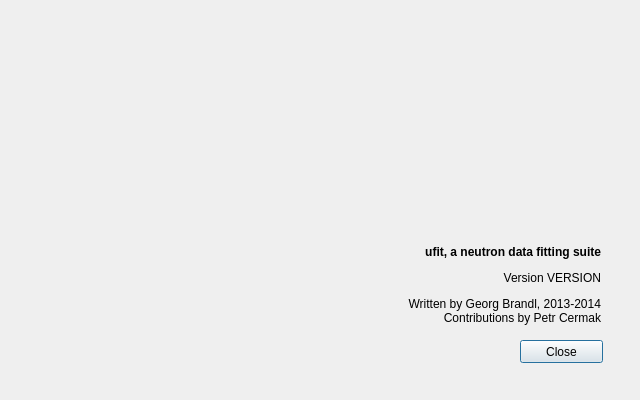
<?xml version="1.0" encoding="UTF-8"?>
<ui version="4.0">
 <class>Dialog</class>
 <widget class="QDialog" name="Dialog">
  <property name="geometry">
   <rect>
    <x>0</x>
    <y>0</y>
    <width>640</width>
    <height>400</height>
   </rect>
  </property>
  <property name="minimumSize">
   <size>
    <width>640</width>
    <height>400</height>
   </size>
  </property>
  <property name="maximumSize">
   <size>
    <width>640</width>
    <height>400</height>
   </size>
  </property>
  <property name="windowTitle">
   <string>Dialog</string>
  </property>
  <widget class="QLabel" name="label">
   <property name="geometry">
    <rect>
     <x>0</x>
     <y>0</y>
     <width>640</width>
     <height>400</height>
    </rect>
   </property>
   <property name="text">
    <string/>
   </property>
   <property name="pixmap">
    <pixmap resource="../../resource/gui.qrc">:/splash.png</pixmap>
   </property>
  </widget>
  <widget class="QPushButton" name="pushButton">
   <property name="geometry">
    <rect>
     <x>520</x>
     <y>340</y>
     <width>83</width>
     <height>23</height>
    </rect>
   </property>
   <property name="text">
    <string>Close</string>
   </property>
  </widget>
  <widget class="QLabel" name="lbl">
   <property name="geometry">
    <rect>
     <x>350</x>
     <y>240</y>
     <width>251</width>
     <height>91</height>
    </rect>
   </property>
   <property name="text">
    <string>&lt;html&gt;&lt;head/&gt;&lt;body&gt;&lt;p&gt;&lt;span style=&quot; font-weight:600;&quot;&gt;ufit, a neutron data fitting suite&lt;/span&gt;&lt;/p&gt;&lt;p&gt;Version VERSION&lt;/p&gt;&lt;p&gt;Written by Georg Brandl, 2013-2014&lt;br/&gt;Contributions by Petr Cermak&lt;/p&gt;&lt;/body&gt;&lt;/html&gt;</string>
   </property>
   <property name="alignment">
    <set>Qt::AlignRight|Qt::AlignTrailing|Qt::AlignVCenter</set>
   </property>
  </widget>
 </widget>
 <resources>
  <include location="../../resource/gui.qrc"/>
 </resources>
 <connections>
  <connection>
   <sender>pushButton</sender>
   <signal>clicked()</signal>
   <receiver>Dialog</receiver>
   <slot>accept()</slot>
   <hints>
    <hint type="sourcelabel">
     <x>552</x>
     <y>353</y>
    </hint>
    <hint type="destinationlabel">
     <x>641</x>
     <y>31</y>
    </hint>
   </hints>
  </connection>
 </connections>
</ui>
